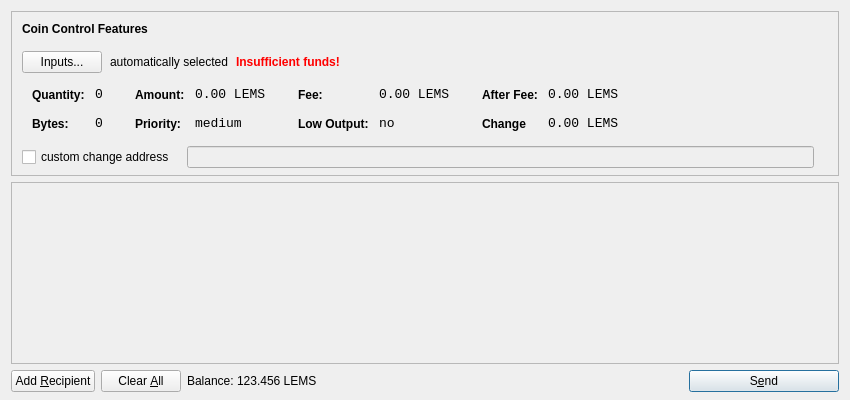
<?xml version="1.0" encoding="UTF-8"?>
<ui version="4.0">
 <class>SendCoinsDialog</class>
 <widget class="QDialog" name="SendCoinsDialog">
  <property name="geometry">
   <rect>
    <x>0</x>
    <y>0</y>
    <width>850</width>
    <height>400</height>
   </rect>
  </property>
  <property name="windowTitle">
   <string>Send Coins</string>
  </property>
  <layout class="QVBoxLayout" name="verticalLayout" stretch="0,1,0">
   <property name="bottomMargin">
    <number>8</number>
   </property>
   <item>
    <widget class="QFrame" name="frameCoinControl">
     <property name="sizePolicy">
      <sizepolicy hsizetype="Expanding" vsizetype="Expanding">
       <horstretch>0</horstretch>
       <verstretch>0</verstretch>
      </sizepolicy>
     </property>
     <property name="maximumSize">
      <size>
       <width>16777215</width>
       <height>16777215</height>
      </size>
     </property>
     <property name="frameShape">
      <enum>QFrame::StyledPanel</enum>
     </property>
     <property name="frameShadow">
      <enum>QFrame::Sunken</enum>
     </property>
     <layout class="QVBoxLayout" name="verticalLayoutCoinControl2">
      <property name="spacing">
       <number>6</number>
      </property>
      <property name="leftMargin">
       <number>0</number>
      </property>
      <property name="topMargin">
       <number>0</number>
      </property>
      <property name="rightMargin">
       <number>0</number>
      </property>
      <property name="bottomMargin">
       <number>6</number>
      </property>
      <item>
       <layout class="QVBoxLayout" name="verticalLayoutCoinControl" stretch="0,0,0,0,1">
        <property name="spacing">
         <number>0</number>
        </property>
        <property name="leftMargin">
         <number>10</number>
        </property>
        <property name="topMargin">
         <number>10</number>
        </property>
        <item>
         <layout class="QHBoxLayout" name="horizontalLayoutCoinControl1">
          <property name="bottomMargin">
           <number>15</number>
          </property>
          <item>
           <widget class="QLabel" name="labelCoinControlFeatures">
            <property name="sizePolicy">
             <sizepolicy hsizetype="Preferred" vsizetype="Maximum">
              <horstretch>0</horstretch>
              <verstretch>0</verstretch>
             </sizepolicy>
            </property>
            <property name="font">
             <font>
              <weight>75</weight>
              <bold>true</bold>
             </font>
            </property>
            <property name="styleSheet">
             <string notr="true">font-weight:bold;</string>
            </property>
            <property name="text">
             <string>Coin Control Features</string>
            </property>
           </widget>
          </item>
         </layout>
        </item>
        <item>
         <layout class="QHBoxLayout" name="horizontalLayoutCoinControl2" stretch="0,0,0,0">
          <property name="spacing">
           <number>8</number>
          </property>
          <property name="bottomMargin">
           <number>10</number>
          </property>
          <item>
           <widget class="QPushButton" name="pushButtonCoinControl">
            <property name="styleSheet">
             <string notr="true"/>
            </property>
            <property name="text">
             <string>Inputs...</string>
            </property>
           </widget>
          </item>
          <item>
           <widget class="QLabel" name="labelCoinControlAutomaticallySelected">
            <property name="text">
             <string>automatically selected</string>
            </property>
            <property name="margin">
             <number>5</number>
            </property>
           </widget>
          </item>
          <item>
           <widget class="QLabel" name="labelCoinControlInsuffFunds">
            <property name="font">
             <font>
              <weight>75</weight>
              <bold>true</bold>
             </font>
            </property>
            <property name="styleSheet">
             <string notr="true">color:red;font-weight:bold;</string>
            </property>
            <property name="text">
             <string>Insufficient funds!</string>
            </property>
            <property name="margin">
             <number>5</number>
            </property>
           </widget>
          </item>
          <item>
           <spacer name="horizontalSpacerCoinControl">
            <property name="orientation">
             <enum>Qt::Horizontal</enum>
            </property>
            <property name="sizeHint" stdset="0">
             <size>
              <width>40</width>
              <height>1</height>
             </size>
            </property>
           </spacer>
          </item>
         </layout>
        </item>
        <item>
         <widget class="QWidget" name="widgetCoinControl" native="true">
          <property name="sizePolicy">
           <sizepolicy hsizetype="Preferred" vsizetype="Preferred">
            <horstretch>0</horstretch>
            <verstretch>0</verstretch>
           </sizepolicy>
          </property>
          <property name="minimumSize">
           <size>
            <width>0</width>
            <height>0</height>
           </size>
          </property>
          <property name="styleSheet">
           <string notr="true"/>
          </property>
          <layout class="QHBoxLayout" name="horizontalLayoutCoinControl5">
           <property name="margin">
            <number>0</number>
           </property>
           <item>
            <layout class="QHBoxLayout" name="horizontalLayoutCoinControl3" stretch="0,0,0,1">
             <property name="spacing">
              <number>20</number>
             </property>
             <property name="topMargin">
              <number>0</number>
             </property>
             <property name="bottomMargin">
              <number>10</number>
             </property>
             <item>
              <layout class="QFormLayout" name="formLayoutCoinControl1">
               <property name="horizontalSpacing">
                <number>10</number>
               </property>
               <property name="verticalSpacing">
                <number>14</number>
               </property>
               <property name="leftMargin">
                <number>10</number>
               </property>
               <property name="topMargin">
                <number>4</number>
               </property>
               <property name="rightMargin">
                <number>6</number>
               </property>
               <item row="0" column="0">
                <widget class="QLabel" name="labelCoinControlQuantityText">
                 <property name="styleSheet">
                  <string notr="true">font-weight:bold;</string>
                 </property>
                 <property name="text">
                  <string>Quantity:</string>
                 </property>
                 <property name="margin">
                  <number>0</number>
                 </property>
                </widget>
               </item>
               <item row="0" column="1">
                <widget class="QLabel" name="labelCoinControlQuantity">
                 <property name="font">
                  <font>
                   <family>Monospace</family>
                   <pointsize>10</pointsize>
                  </font>
                 </property>
                 <property name="cursor">
                  <cursorShape>IBeamCursor</cursorShape>
                 </property>
                 <property name="contextMenuPolicy">
                  <enum>Qt::ActionsContextMenu</enum>
                 </property>
                 <property name="text">
                  <string>0</string>
                 </property>
                 <property name="margin">
                  <number>0</number>
                 </property>
                 <property name="textInteractionFlags">
                  <set>Qt::LinksAccessibleByMouse|Qt::TextSelectableByKeyboard|Qt::TextSelectableByMouse</set>
                 </property>
                </widget>
               </item>
               <item row="1" column="0">
                <widget class="QLabel" name="labelCoinControlBytesText">
                 <property name="styleSheet">
                  <string notr="true">font-weight:bold;</string>
                 </property>
                 <property name="text">
                  <string>Bytes:</string>
                 </property>
                </widget>
               </item>
               <item row="1" column="1">
                <widget class="QLabel" name="labelCoinControlBytes">
                 <property name="font">
                  <font>
                   <family>Monospace</family>
                   <pointsize>10</pointsize>
                  </font>
                 </property>
                 <property name="cursor">
                  <cursorShape>IBeamCursor</cursorShape>
                 </property>
                 <property name="contextMenuPolicy">
                  <enum>Qt::ActionsContextMenu</enum>
                 </property>
                 <property name="text">
                  <string>0</string>
                 </property>
                 <property name="textInteractionFlags">
                  <set>Qt::LinksAccessibleByMouse|Qt::TextSelectableByKeyboard|Qt::TextSelectableByMouse</set>
                 </property>
                </widget>
               </item>
              </layout>
             </item>
             <item>
              <layout class="QFormLayout" name="formLayoutCoinControl2">
               <property name="horizontalSpacing">
                <number>10</number>
               </property>
               <property name="verticalSpacing">
                <number>14</number>
               </property>
               <property name="leftMargin">
                <number>6</number>
               </property>
               <property name="topMargin">
                <number>4</number>
               </property>
               <property name="rightMargin">
                <number>6</number>
               </property>
               <item row="0" column="0">
                <widget class="QLabel" name="labelCoinControlAmountText">
                 <property name="styleSheet">
                  <string notr="true">font-weight:bold;</string>
                 </property>
                 <property name="text">
                  <string>Amount:</string>
                 </property>
                 <property name="margin">
                  <number>0</number>
                 </property>
                </widget>
               </item>
               <item row="0" column="1">
                <widget class="QLabel" name="labelCoinControlAmount">
                 <property name="font">
                  <font>
                   <family>Monospace</family>
                   <pointsize>10</pointsize>
                  </font>
                 </property>
                 <property name="cursor">
                  <cursorShape>IBeamCursor</cursorShape>
                 </property>
                 <property name="contextMenuPolicy">
                  <enum>Qt::ActionsContextMenu</enum>
                 </property>
                 <property name="text">
                  <string>0.00 LEMS</string>
                 </property>
                 <property name="textInteractionFlags">
                  <set>Qt::LinksAccessibleByMouse|Qt::TextSelectableByKeyboard|Qt::TextSelectableByMouse</set>
                 </property>
                </widget>
               </item>
               <item row="1" column="0">
                <widget class="QLabel" name="labelCoinControlPriorityText">
                 <property name="styleSheet">
                  <string notr="true">font-weight:bold;</string>
                 </property>
                 <property name="text">
                  <string>Priority:</string>
                 </property>
                </widget>
               </item>
               <item row="1" column="1">
                <widget class="QLabel" name="labelCoinControlPriority">
                 <property name="font">
                  <font>
                   <family>Monospace</family>
                   <pointsize>10</pointsize>
                  </font>
                 </property>
                 <property name="cursor">
                  <cursorShape>IBeamCursor</cursorShape>
                 </property>
                 <property name="contextMenuPolicy">
                  <enum>Qt::ActionsContextMenu</enum>
                 </property>
                 <property name="text">
                  <string>medium</string>
                 </property>
                 <property name="textInteractionFlags">
                  <set>Qt::LinksAccessibleByMouse|Qt::TextSelectableByKeyboard|Qt::TextSelectableByMouse</set>
                 </property>
                </widget>
               </item>
              </layout>
             </item>
             <item>
              <layout class="QFormLayout" name="formLayoutCoinControl3">
               <property name="horizontalSpacing">
                <number>10</number>
               </property>
               <property name="verticalSpacing">
                <number>14</number>
               </property>
               <property name="leftMargin">
                <number>6</number>
               </property>
               <property name="topMargin">
                <number>4</number>
               </property>
               <property name="rightMargin">
                <number>6</number>
               </property>
               <item row="0" column="0">
                <widget class="QLabel" name="labelCoinControlFeeText">
                 <property name="styleSheet">
                  <string notr="true">font-weight:bold;</string>
                 </property>
                 <property name="text">
                  <string>Fee:</string>
                 </property>
                 <property name="margin">
                  <number>0</number>
                 </property>
                </widget>
               </item>
               <item row="0" column="1">
                <widget class="QLabel" name="labelCoinControlFee">
                 <property name="font">
                  <font>
                   <family>Monospace</family>
                   <pointsize>10</pointsize>
                  </font>
                 </property>
                 <property name="cursor">
                  <cursorShape>IBeamCursor</cursorShape>
                 </property>
                 <property name="contextMenuPolicy">
                  <enum>Qt::ActionsContextMenu</enum>
                 </property>
                 <property name="text">
                  <string>0.00 LEMS</string>
                 </property>
                 <property name="textInteractionFlags">
                  <set>Qt::LinksAccessibleByMouse|Qt::TextSelectableByKeyboard|Qt::TextSelectableByMouse</set>
                 </property>
                </widget>
               </item>
               <item row="1" column="0">
                <widget class="QLabel" name="labelCoinControlLowOutputText">
                 <property name="styleSheet">
                  <string notr="true">font-weight:bold;</string>
                 </property>
                 <property name="text">
                  <string>Low Output:</string>
                 </property>
                </widget>
               </item>
               <item row="1" column="1">
                <widget class="QLabel" name="labelCoinControlLowOutput">
                 <property name="font">
                  <font>
                   <family>Monospace</family>
                   <pointsize>10</pointsize>
                  </font>
                 </property>
                 <property name="cursor">
                  <cursorShape>IBeamCursor</cursorShape>
                 </property>
                 <property name="contextMenuPolicy">
                  <enum>Qt::ActionsContextMenu</enum>
                 </property>
                 <property name="text">
                  <string>no</string>
                 </property>
                 <property name="textInteractionFlags">
                  <set>Qt::LinksAccessibleByMouse|Qt::TextSelectableByKeyboard|Qt::TextSelectableByMouse</set>
                 </property>
                </widget>
               </item>
              </layout>
             </item>
             <item>
              <layout class="QFormLayout" name="formLayoutCoinControl4">
               <property name="horizontalSpacing">
                <number>10</number>
               </property>
               <property name="verticalSpacing">
                <number>14</number>
               </property>
               <property name="leftMargin">
                <number>6</number>
               </property>
               <property name="topMargin">
                <number>4</number>
               </property>
               <property name="rightMargin">
                <number>6</number>
               </property>
               <item row="0" column="0">
                <widget class="QLabel" name="labelCoinControlAfterFeeText">
                 <property name="styleSheet">
                  <string notr="true">font-weight:bold;</string>
                 </property>
                 <property name="text">
                  <string>After Fee:</string>
                 </property>
                 <property name="margin">
                  <number>0</number>
                 </property>
                </widget>
               </item>
               <item row="0" column="1">
                <widget class="QLabel" name="labelCoinControlAfterFee">
                 <property name="font">
                  <font>
                   <family>Monospace</family>
                   <pointsize>10</pointsize>
                  </font>
                 </property>
                 <property name="cursor">
                  <cursorShape>IBeamCursor</cursorShape>
                 </property>
                 <property name="contextMenuPolicy">
                  <enum>Qt::ActionsContextMenu</enum>
                 </property>
                 <property name="text">
                  <string>0.00 LEMS</string>
                 </property>
                 <property name="textInteractionFlags">
                  <set>Qt::LinksAccessibleByMouse|Qt::TextSelectableByKeyboard|Qt::TextSelectableByMouse</set>
                 </property>
                </widget>
               </item>
               <item row="1" column="0">
                <widget class="QLabel" name="labelCoinControlChangeText">
                 <property name="styleSheet">
                  <string notr="true">font-weight:bold;</string>
                 </property>
                 <property name="text">
                  <string>Change</string>
                 </property>
                </widget>
               </item>
               <item row="1" column="1">
                <widget class="QLabel" name="labelCoinControlChange">
                 <property name="font">
                  <font>
                   <family>Monospace</family>
                   <pointsize>10</pointsize>
                  </font>
                 </property>
                 <property name="cursor">
                  <cursorShape>IBeamCursor</cursorShape>
                 </property>
                 <property name="contextMenuPolicy">
                  <enum>Qt::ActionsContextMenu</enum>
                 </property>
                 <property name="text">
                  <string>0.00 LEMS</string>
                 </property>
                 <property name="textInteractionFlags">
                  <set>Qt::LinksAccessibleByMouse|Qt::TextSelectableByKeyboard|Qt::TextSelectableByMouse</set>
                 </property>
                </widget>
               </item>
              </layout>
             </item>
            </layout>
           </item>
          </layout>
         </widget>
        </item>
        <item>
         <layout class="QHBoxLayout" name="horizontalLayoutCoinControl4" stretch="0,0,0">
          <property name="spacing">
           <number>12</number>
          </property>
          <property name="sizeConstraint">
           <enum>QLayout::SetDefaultConstraint</enum>
          </property>
          <property name="topMargin">
           <number>5</number>
          </property>
          <property name="rightMargin">
           <number>5</number>
          </property>
          <item>
           <widget class="QCheckBox" name="checkBoxCoinControlChange">
            <property name="text">
             <string>custom change address</string>
            </property>
           </widget>
          </item>
          <item>
           <widget class="QLineEdit" name="lineEditCoinControlChange">
            <property name="enabled">
             <bool>false</bool>
            </property>
            <property name="sizePolicy">
             <sizepolicy hsizetype="Expanding" vsizetype="Fixed">
              <horstretch>0</horstretch>
              <verstretch>0</verstretch>
             </sizepolicy>
            </property>
           </widget>
          </item>
          <item>
           <widget class="QLabel" name="labelCoinControlChangeLabel">
            <property name="sizePolicy">
             <sizepolicy hsizetype="Preferred" vsizetype="Expanding">
              <horstretch>0</horstretch>
              <verstretch>0</verstretch>
             </sizepolicy>
            </property>
            <property name="minimumSize">
             <size>
              <width>0</width>
              <height>0</height>
             </size>
            </property>
            <property name="text">
             <string/>
            </property>
            <property name="margin">
             <number>3</number>
            </property>
           </widget>
          </item>
         </layout>
        </item>
        <item>
         <spacer name="verticalSpacerCoinControl">
          <property name="orientation">
           <enum>Qt::Vertical</enum>
          </property>
          <property name="sizeHint" stdset="0">
           <size>
            <width>800</width>
            <height>1</height>
           </size>
          </property>
         </spacer>
        </item>
       </layout>
      </item>
     </layout>
    </widget>
   </item>
   <item>
    <widget class="QScrollArea" name="scrollArea">
     <property name="widgetResizable">
      <bool>true</bool>
     </property>
     <widget class="QWidget" name="scrollAreaWidgetContents">
      <property name="geometry">
       <rect>
        <x>0</x>
        <y>0</y>
        <width>830</width>
        <height>172</height>
       </rect>
      </property>
      <layout class="QVBoxLayout" name="verticalLayout_2">
       <property name="margin">
        <number>0</number>
       </property>
       <item>
        <layout class="QVBoxLayout" name="entries">
         <property name="spacing">
          <number>6</number>
         </property>
        </layout>
       </item>
       <item>
        <spacer name="verticalSpacer">
         <property name="orientation">
          <enum>Qt::Vertical</enum>
         </property>
         <property name="sizeHint" stdset="0">
          <size>
           <width>20</width>
           <height>40</height>
          </size>
         </property>
        </spacer>
       </item>
      </layout>
     </widget>
    </widget>
   </item>
   <item>
    <layout class="QHBoxLayout" name="horizontalLayout">
     <item>
      <widget class="QPushButton" name="addButton">
       <property name="toolTip">
        <string>Send to multiple recipients at once</string>
       </property>
       <property name="text">
        <string>Add &amp;Recipient</string>
       </property>
       <property name="icon">
        <iconset resource="../bitcoin.qrc">
         <normaloff>:/icons/add</normaloff>:/icons/add</iconset>
       </property>
       <property name="autoDefault">
        <bool>false</bool>
       </property>
      </widget>
     </item>
     <item>
      <widget class="QPushButton" name="clearButton">
       <property name="sizePolicy">
        <sizepolicy hsizetype="Minimum" vsizetype="Fixed">
         <horstretch>0</horstretch>
         <verstretch>0</verstretch>
        </sizepolicy>
       </property>
       <property name="toolTip">
        <string>Remove all transaction fields</string>
       </property>
       <property name="text">
        <string>Clear &amp;All</string>
       </property>
       <property name="icon">
        <iconset resource="../bitcoin.qrc">
         <normaloff>:/icons/remove</normaloff>:/icons/remove</iconset>
       </property>
       <property name="autoRepeatDelay">
        <number>300</number>
       </property>
       <property name="autoDefault">
        <bool>false</bool>
       </property>
      </widget>
     </item>
     <item>
      <layout class="QHBoxLayout" name="horizontalLayout_2">
       <property name="spacing">
        <number>3</number>
       </property>
       <item>
        <widget class="QLabel" name="label">
         <property name="sizePolicy">
          <sizepolicy hsizetype="Preferred" vsizetype="Fixed">
           <horstretch>0</horstretch>
           <verstretch>0</verstretch>
          </sizepolicy>
         </property>
         <property name="text">
          <string>Balance:</string>
         </property>
        </widget>
       </item>
       <item>
        <widget class="QLabel" name="labelBalance">
         <property name="sizePolicy">
          <sizepolicy hsizetype="Preferred" vsizetype="Fixed">
           <horstretch>0</horstretch>
           <verstretch>0</verstretch>
          </sizepolicy>
         </property>
         <property name="cursor">
          <cursorShape>IBeamCursor</cursorShape>
         </property>
         <property name="text">
          <string>123.456 LEMS</string>
         </property>
         <property name="textInteractionFlags">
          <set>Qt::LinksAccessibleByMouse|Qt::TextSelectableByKeyboard|Qt::TextSelectableByMouse</set>
         </property>
        </widget>
       </item>
      </layout>
     </item>
     <item>
      <spacer name="horizontalSpacer">
       <property name="orientation">
        <enum>Qt::Horizontal</enum>
       </property>
       <property name="sizeHint" stdset="0">
        <size>
         <width>40</width>
         <height>20</height>
        </size>
       </property>
      </spacer>
     </item>
     <item>
      <widget class="QPushButton" name="sendButton">
       <property name="minimumSize">
        <size>
         <width>150</width>
         <height>0</height>
        </size>
       </property>
       <property name="toolTip">
        <string>Confirm the send action</string>
       </property>
       <property name="text">
        <string>S&amp;end</string>
       </property>
       <property name="icon">
        <iconset resource="../bitcoin.qrc">
         <normaloff>:/icons/send</normaloff>:/icons/send</iconset>
       </property>
       <property name="default">
        <bool>true</bool>
       </property>
      </widget>
     </item>
    </layout>
   </item>
  </layout>
 </widget>
 <resources>
  <include location="../bitcoin.qrc"/>
 </resources>
 <connections/>
</ui>
